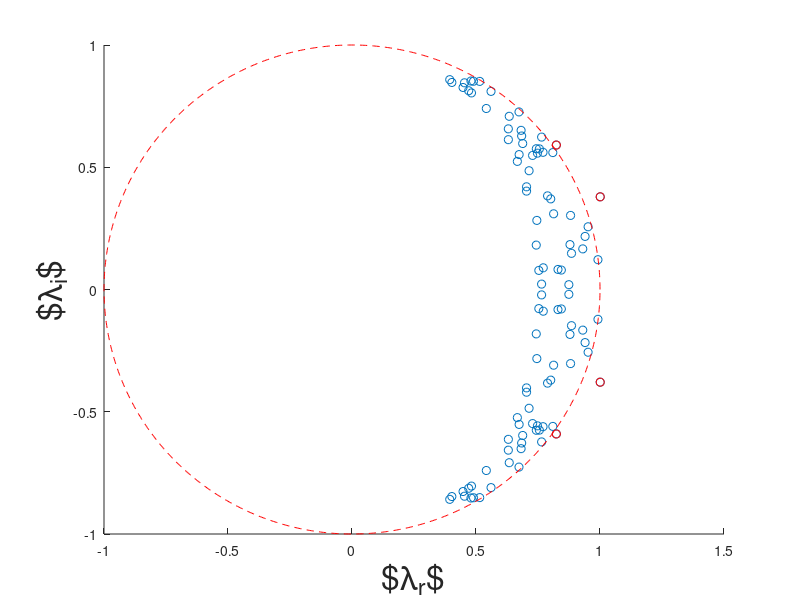

Write MATLAB code to recreate this figure.
%     Test Boostconv and spsnap

clear
clc
close all

%rng('default');

n = 50;    % Matrix Size

% No of eigenvalues greater than 1.
np = 2;
% How unstable do we want the eigenvalues?
uns_range = 0.1;

theta = pi/4*rand(np,1);
e1  = (cos(theta) + uns_range*rand(np,1)) + 1i*sin(theta);
uns_e = [e1; conj(e1)];

ne2 = n-length(e1);
st_range = 0.5;
theta = pi/3*rand(ne2,1);
damp = 0.75 + 0.25*rand(ne2,1);
e2  = damp.*cos(theta) + 1i*sin(theta);
stb_e = [e2; conj(e2)];


% Set first eigenvalue = 1 signifying beseflow
Aeig = [uns_e; stb_e];
lr = real(Aeig);
li = imag(Aeig);

neig = length(Aeig);    % This is my matrix size
                        % Hopefully no repeated eigenvalues

figure(1);
scatter(lr,li); hold on
scatter(real(uns_e),imag(uns_e), 'r')
theta = linspace(0,2*pi,1000);
plot(cos(theta),sin(theta), '--r')
xlabel('$\lambda_{r}$', 'FontSize', 24)
ylabel('$\lambda_{i}$', 'FontSize', 24)


bkryl = 15;

x0 = rand(neig,1) + 1i*rand(neig);

